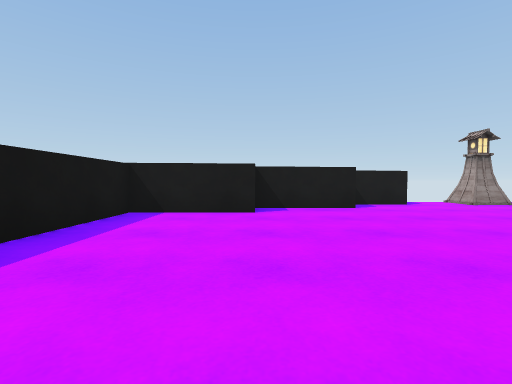
View 1 (above)

24 first-person views from a walk through a 3-D level made in the Unity game engine. The camera is 0.6 m above the floor, tilts 2° down and sees 85° across. The floor is counted in squares, 1 m on a side. Each view is taken from the middle of a square. On the plan, view 1 faces up. The plan holds only what a view shows up to about 9 squares ahead; the rest is blank. The player is left out.

View 2
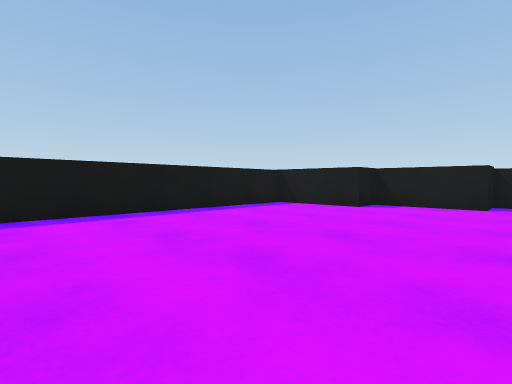

View 3
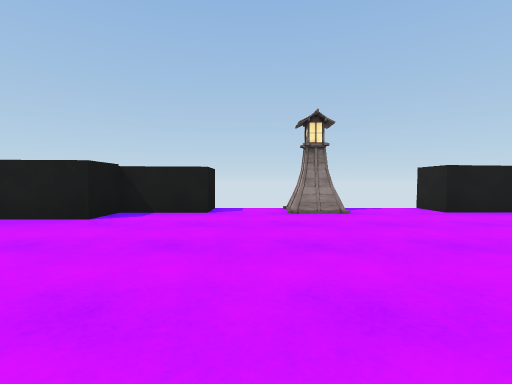

View 4
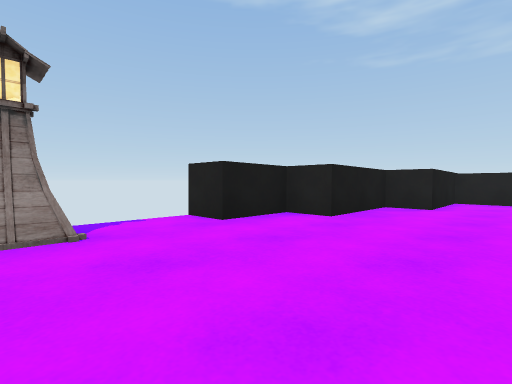

View 5
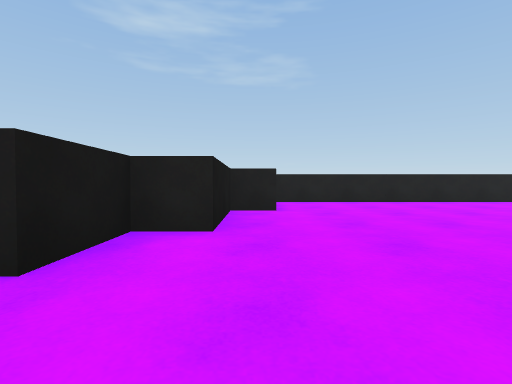

View 6
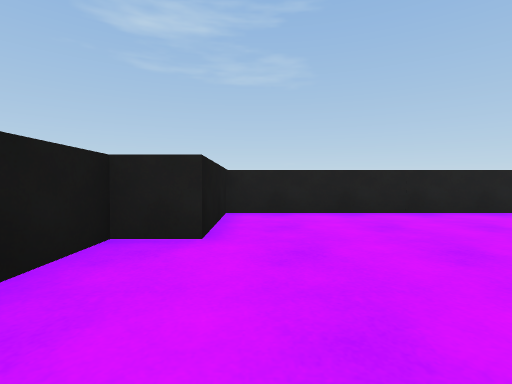

View 7
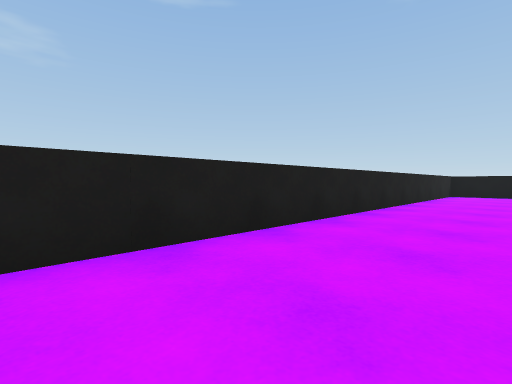

View 8
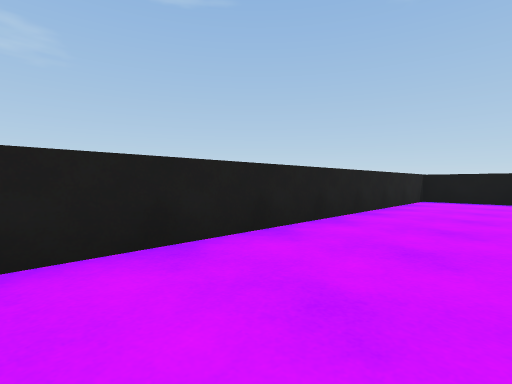

View 9
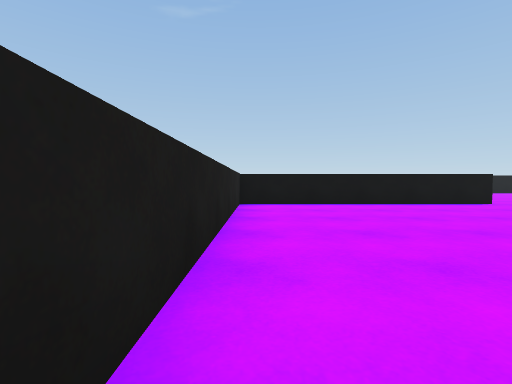

View 10
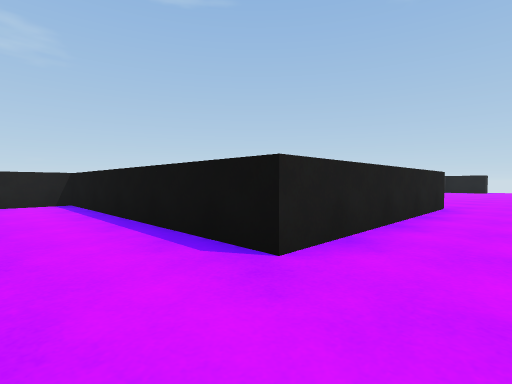

View 11
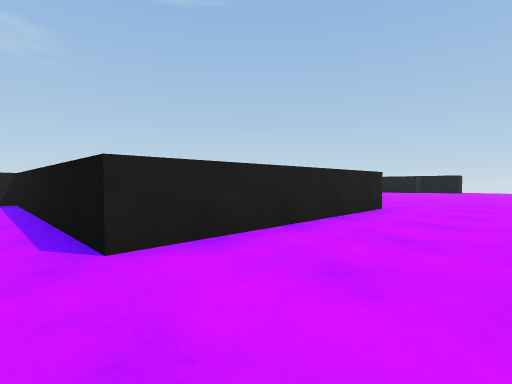

View 12
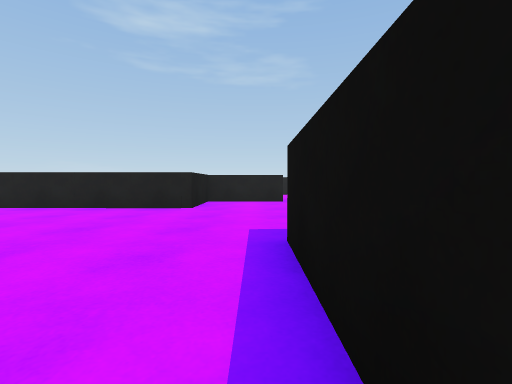

View 13
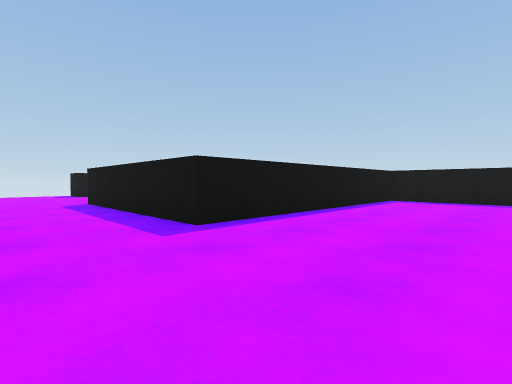

View 14
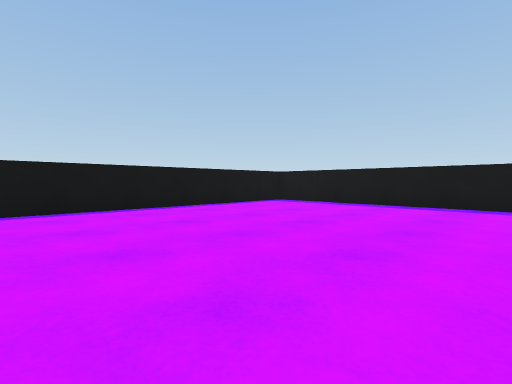

View 15
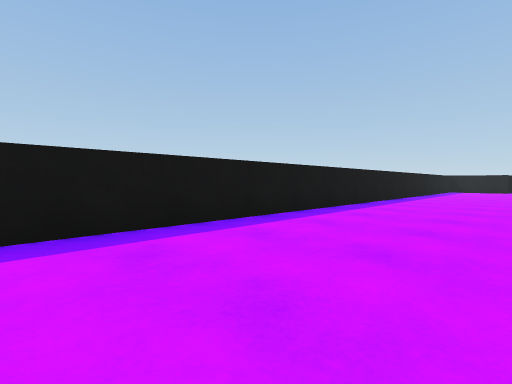

View 16
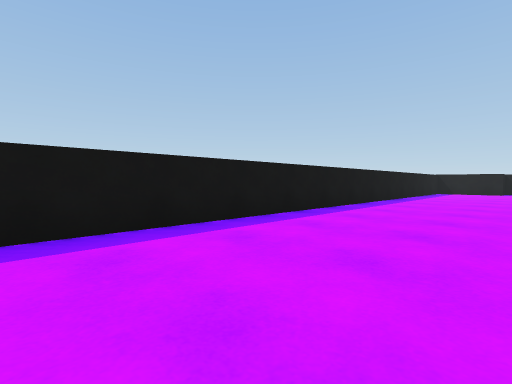

View 17
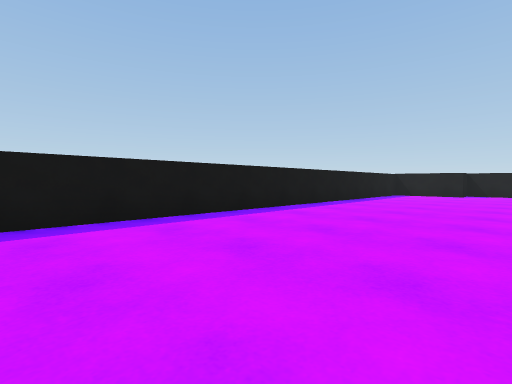

View 18
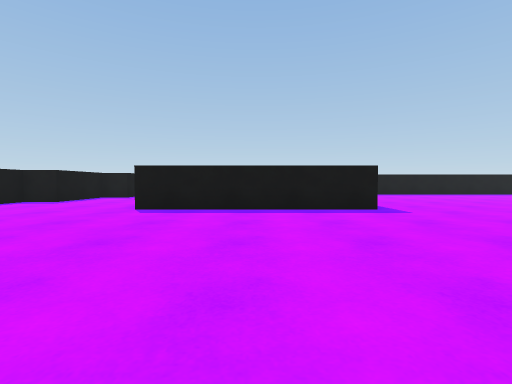

View 19
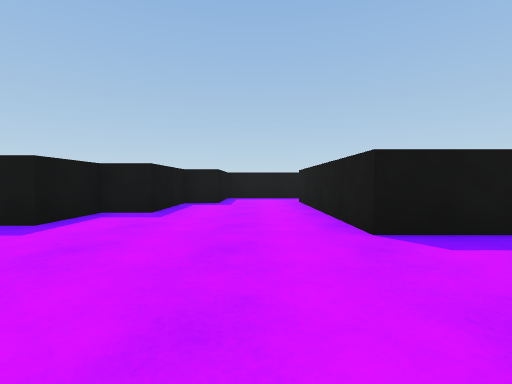

View 20
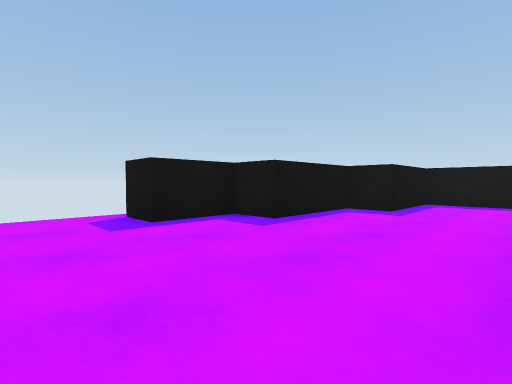

View 21
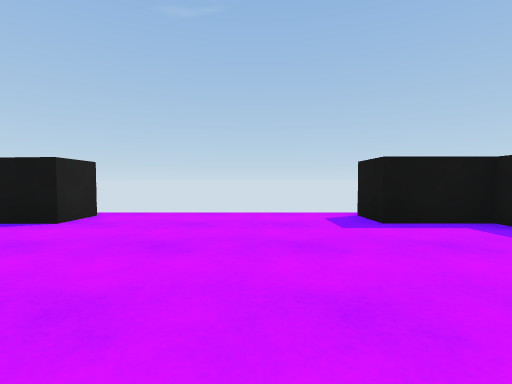

View 22
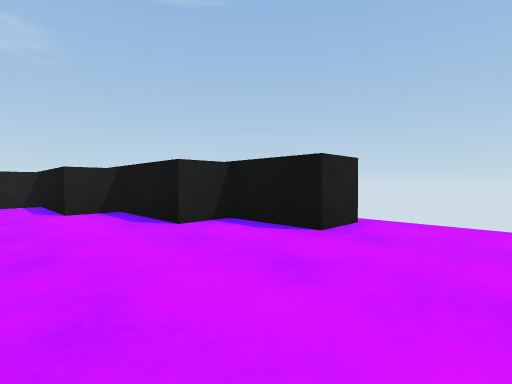

View 23
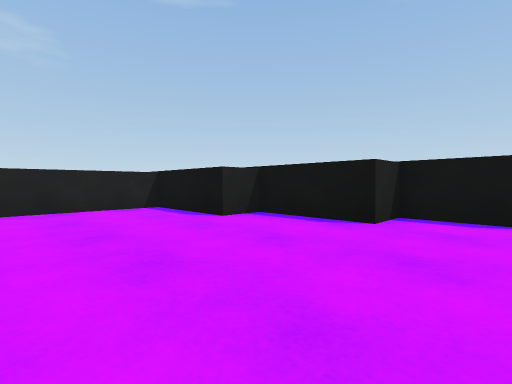

View 24
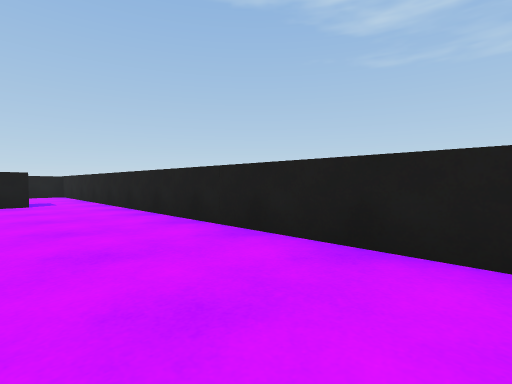

### Floor plan
Points are (right, up) in squares from view 1. A wall is a line through its corners. A room is listed if a view was taken in it or the views show most of it. See-through windows are left out.
Room 1 (views 1, 2, 3, 4, 5, 6, 7, 8, 9, 10, 11, 12, 13, 14, 15, 16, 17, 18, 19, 20, 21, 22, 23, 24)
walls: (13.9, -16.5) (13.2, -16.5); (10.8, -18.8) (10.8, -16.5) (8.4, -16.5) (8.5, -10.7) (15.4, -10.7) (15.4, 5.6) (12.9, 5.6) (12.9, 6.5) (10.4, 6.5) (10.4, 7.5); (2.3, 7.4) (2.3, 6.5) (0, 6.5) (0, 5.6) (-2.5, 5.5) (-2.5, -18.3) (4.9, -18.3) (4.9, -23.7) (-0.6, -23.7); (-2.5, -24.2) (-2.5, -26.1) (0, -26.1) (0, -27) (2.5, -27) (2.5, -28.1); (10.6, -28) (10.6, -27) (13, -27) (13, -26.1) (15.4, -26.1) (15.4, -17.5)
ways out: opening at (14.5, -16.5)
objects: black block (2, 8) to (4, 8); black block (3, -29) to (4, -28); other object (6, 8); black block (9, -29) to (10, -28); black block (9, 8) to (11, 8)

Where each view was taken, in squares from view 1:
view 1: 0 up, 0 right, facing up
view 2: 1 down, 3 right, facing up-left
view 3: 2 up, 5 right, facing up
view 4: 4 up, 6 right, facing up-right
view 5: 6 up, 7 right, facing right
view 6: 5 up, 10 right, facing right
view 7: 3 up, 13 right, facing down-right
view 8: 1 down, 13 right, facing down-right
view 9: 3 down, 15 right, facing down
view 10: 9 down, 7 right, facing down-right
view 11: 10 down, 6 right, facing down-right
view 12: 18 down, 2 right, facing right
view 13: 15 down, 7 right, facing down-left
view 14: 12 down, 5 right, facing down-left
view 15: 14 down, 1 right, facing up-left
view 16: 11 down, 1 right, facing up-left
view 17: 8 down, 2 right, facing up-left
view 18: 21 down, 11 right, facing left
view 19: 25 down, 8 right, facing left
view 20: 24 down, 6 right, facing down-left
view 21: 24 down, 6 right, facing down
view 22: 25 down, 7 right, facing down-right
view 23: 23 down, 9 right, facing down-right
view 24: 25 down, 13 right, facing up-right
